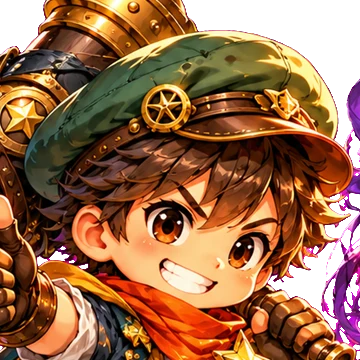
#> input picture site/art-source/av-boy.webp, 360 x 360 px, given in place of pose.png, which was not available
$ python prep-look-v6.py ../../site/art-source/av-boy.webp ../../site/art-source/av-girl.webp
#> lines starting #> are read from the running program, lines starting #| are printed output that depends on the picture; after the words box and inside, x2 and y2 are one past the last pixel; in counts of white or black regions, pixels touching at a corner belong together; pictures that were not available may be replaced by others from this repository, and a replacement may not be noted
"""Deixa um conjunto de look-jobs-v6.py no formato que build-show-v6.py e build-gv-v6.py leem.

  py scripts/kit-v5/prep-look-v6.py <sexo> <look>
"""
import os
import shutil
import subprocess
import sys

import numpy as np
from PIL import Image
from scipy import ndimage

SEX, LOOK = sys.argv[1], sys.argv[2]
D = f'output/base-v6/looks/{LOOK}'
KIT0 = 'output/kit-v5-mcp' if SEX == 'm' else 'output/kit-v5f'
L = lambda p: Image.open(p).convert('RGBA')
out = lambda n: f'{D}/{n}/{n}.png'


def layer_diff(full, bald, min_size=300):
    """O que a edição acrescentou (cabelo) sobre a careca."""
    C = np.asarray(L(full)).astype(int); Bm = np.asarray(L(bald)).astype(int)
    d = np.abs(C[..., :3] - Bm[..., :3]).sum(-1)
    m = (C[..., 3] > 20) & ((Bm[..., 3] < 20) | (d > 60))
    m = ndimage.binary_opening(m, iterations=3); m = ndimage.binary_fill_holes(ndimage.binary_closing(m, iterations=4)) & (C[..., 3] > 20)
    lab, n = ndimage.label(m)
    if n:
        sz = ndimage.sum(np.ones_like(lab), lab, range(1, n + 1)); m &= np.isin(lab, 1 + np.nonzero(sz >= min_size)[0])
    C[~m, 3] = 0
    return Image.fromarray(C.astype(np.uint8))


def align(ref, src, dst):
    a = np.asarray(L(ref))[..., 3] > 128; w = a.sum(1); r = np.nonzero(w)[0]
    lo, hi = r.min() + int((r.max() - r.min()) * .35), r.min() + int((r.max() - r.min()) * .65)
    neck = lo + int(np.argmin(w[lo:hi]))
    subprocess.run(['py', 'output/kit-v5-mcp/align.py', ref, src, dst, str(neck)], check=True, capture_output=True)


for sub in ('mochila-careca', 'camadas-mochila', 'cabeloB-frente', 'costas-careca', 'camadas', 'cabeloB-costas'):
    os.makedirs(f'{D}/{sub}', exist_ok=True)
align(out('pose'), out('careca'), f'{D}/mochila-careca/alinhada.png')
#> in align, `a = np.asarray(L(ref))[..., 3] > 128`:
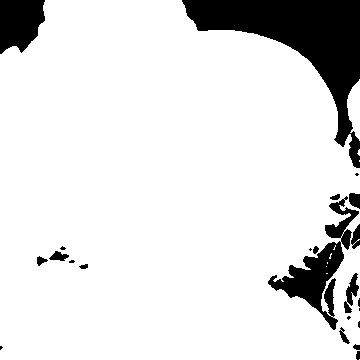
#> a: shape (360, 360) bool; 87.8% white; 23 black regions (9 under 20 px), largest, box (x1, y1, x2, y2) and area: (182, 0, 360, 168) 9622, (268, 196, 359, 330) 3248, (0, 0, 45, 54) 1928
#> in align, `w = a.sum(1)`: w = 360 values, max 360 at index 168, min 137 at index 0, mean 315.9
#> in align, `r = np.nonzero(w)[0]`: r = 360 values from 0 to 359
#> in align, `lo, hi = r.min() + int((r.max() - r.min()) * .35), r.min() + int((r.ma..`: lo = 125; hi = 233
#> in align, `neck = lo + int(np.argmin(w[lo:hi]))`: neck = 232
align(f'{D}/mochila-careca/alinhada.png', out('mestre'), f'{D}/mestre/alinhada.png')
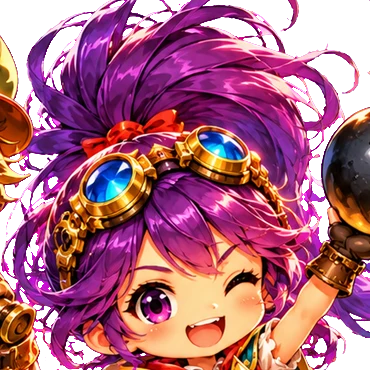
#> input picture site/art-source/av-girl.webp, 370 x 370 px, given in place of alinhada.png, which was not available
#> in align (call 2), `a = np.asarray(L(ref))[..., 3] > 128`:
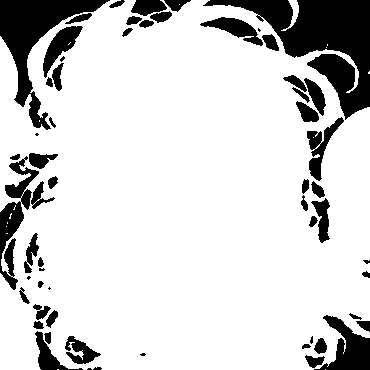
#> a: shape (370, 370) bool; 82.5% white; 59 black regions (10 under 20 px), largest, box (x1, y1, x2, y2) and area: (203, 0, 370, 120) 7756, (0, 0, 110, 130) 4162, (0, 156, 39, 290) 1799
#> in align (call 2), `w = a.sum(1)`: w = 370 values, max 369 at index 304, min 49 at index 1, mean 305.4
#> in align (call 2), `r = np.nonzero(w)[0]`: r = 370 values from 0 to 369
#> in align (call 2), `lo, hi = r.min() + int((r.max() - r.min()) * .35), r.min() + int((r.ma..`: lo = 129; hi = 239
#> in align (call 2), `neck = lo + int(np.argmin(w[lo:hi]))`: neck = 203
align(f'{D}/mochila-careca/alinhada.png', out('cabeloB'), f'{D}/cabeloB-frente/alinhada.png')
layer_diff(f'{D}/mestre/alinhada.png', f'{D}/mochila-careca/alinhada.png').save(f'{D}/camadas-mochila/cabelo-frente.png')
#> in layer_diff, `d = np.abs(C[..., :3] - Bm[..., :3]).sum(-1)`: d: shape (370, 370) int64; every value is 0
#> in layer_diff, `m = (C[..., 3] > 20) & ((Bm[..., 3] < 20) | (d > 60))`: m: shape (370, 370) bool; every value is 0
#> in layer_diff, `lab, n = ndimage.label(m)`: lab: shape (370, 370) int32; every value is 0
#> in layer_diff, `lab, n = ndimage.label(m)`: n = 0
shutil.copyfile(f'{KIT0}/costas-careca/costas-careca.png', f'{D}/costas-careca/costas-careca.png')
cc = f'{D}/costas-careca/costas-careca.png'
#> (the run stopped early here; a loop or call above may not have finished)
